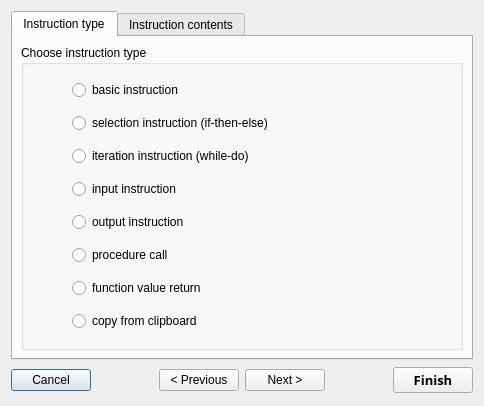
<?xml version="1.0" encoding="UTF-8"?>
<ui version="4.0">
 <author>Aleksander Wojdyga</author>
 <class>InstructionWizardDialog</class>
 <widget class="QDialog" name="InstructionWizardDialog">
  <property name="geometry">
   <rect>
    <x>0</x>
    <y>0</y>
    <width>484</width>
    <height>406</height>
   </rect>
  </property>
  <property name="windowTitle">
   <string>Create instruction</string>
  </property>
  <layout class="QVBoxLayout">
   <item>
    <widget class="QTabWidget" name="tabWidget">
     <property name="currentIndex">
      <number>0</number>
     </property>
     <widget class="QWidget" name="tabType">
      <attribute name="title">
       <string>Instruction type</string>
      </attribute>
      <layout class="QHBoxLayout">
       <property name="spacing">
        <number>6</number>
       </property>
       <property name="margin">
        <number>8</number>
       </property>
       <item>
        <widget class="QGroupBox" name="groupBox_2">
         <property name="title">
          <string>Choose instruction type</string>
         </property>
         <property name="alignment">
          <set>Qt::AlignTop</set>
         </property>
         <layout class="QHBoxLayout">
          <property name="spacing">
           <number>6</number>
          </property>
          <property name="margin">
           <number>8</number>
          </property>
          <item>
           <spacer>
            <property name="orientation">
             <enum>Qt::Horizontal</enum>
            </property>
            <property name="sizeType">
             <enum>QSizePolicy::Fixed</enum>
            </property>
            <property name="sizeHint" stdset="0">
             <size>
              <width>40</width>
              <height>20</height>
             </size>
            </property>
           </spacer>
          </item>
          <item>
           <layout class="QVBoxLayout">
            <property name="spacing">
             <number>6</number>
            </property>
            <property name="margin">
             <number>0</number>
            </property>
            <item>
             <widget class="QRadioButton" name="basicButton">
              <property name="text">
               <string>basic instruction</string>
              </property>
             </widget>
            </item>
            <item>
             <widget class="QRadioButton" name="selectionButton">
              <property name="text">
               <string>selection instruction (if-then-else)</string>
              </property>
             </widget>
            </item>
            <item>
             <widget class="QRadioButton" name="iterationButton">
              <property name="text">
               <string>iteration instruction (while-do)</string>
              </property>
             </widget>
            </item>
            <item>
             <widget class="QRadioButton" name="inputButton">
              <property name="text">
               <string>input instruction</string>
              </property>
             </widget>
            </item>
            <item>
             <widget class="QRadioButton" name="outputButton">
              <property name="text">
               <string>output instruction</string>
              </property>
             </widget>
            </item>
            <item>
             <widget class="QRadioButton" name="callButton">
              <property name="text">
               <string>procedure call</string>
              </property>
             </widget>
            </item>
            <item>
             <widget class="QRadioButton" name="returnButton">
              <property name="text">
               <string>function value return</string>
              </property>
             </widget>
            </item>
            <item>
             <widget class="QRadioButton" name="clipboardButton">
              <property name="enabled">
               <bool>true</bool>
              </property>
              <property name="text">
               <string>copy from clipboard</string>
              </property>
              <property name="checkable">
               <bool>true</bool>
              </property>
             </widget>
            </item>
           </layout>
          </item>
         </layout>
        </widget>
       </item>
      </layout>
     </widget>
     <widget class="QWidget" name="tabContents">
      <attribute name="title">
       <string>Instruction contents</string>
      </attribute>
      <layout class="QVBoxLayout">
       <property name="spacing">
        <number>6</number>
       </property>
       <property name="margin">
        <number>8</number>
       </property>
       <item>
        <widget class="QFrame" name="contentsFrame">
         <property name="frameShape">
          <enum>QFrame::StyledPanel</enum>
         </property>
         <property name="frameShadow">
          <enum>QFrame::Raised</enum>
         </property>
         <layout class="QVBoxLayout">
          <property name="spacing">
           <number>6</number>
          </property>
          <property name="margin">
           <number>8</number>
          </property>
          <item>
           <spacer>
            <property name="orientation">
             <enum>Qt::Vertical</enum>
            </property>
            <property name="sizeHint" stdset="0">
             <size>
              <width>20</width>
              <height>1</height>
             </size>
            </property>
           </spacer>
          </item>
         </layout>
        </widget>
       </item>
      </layout>
     </widget>
    </widget>
   </item>
   <item>
    <layout class="QHBoxLayout">
     <item>
      <widget class="QPushButton" name="cancelPB">
       <property name="text">
        <string>Cancel</string>
       </property>
      </widget>
     </item>
     <item>
      <spacer>
       <property name="orientation">
        <enum>Qt::Horizontal</enum>
       </property>
       <property name="sizeHint" stdset="0">
        <size>
         <width>40</width>
         <height>20</height>
        </size>
       </property>
      </spacer>
     </item>
     <item>
      <widget class="QPushButton" name="prevButton">
       <property name="text">
        <string>&lt; Previous</string>
       </property>
      </widget>
     </item>
     <item>
      <widget class="QPushButton" name="nextButton">
       <property name="text">
        <string>Next &gt;</string>
       </property>
      </widget>
     </item>
     <item>
      <spacer>
       <property name="orientation">
        <enum>Qt::Horizontal</enum>
       </property>
       <property name="sizeHint" stdset="0">
        <size>
         <width>21</width>
         <height>29</height>
        </size>
       </property>
      </spacer>
     </item>
     <item>
      <widget class="QPushButton" name="finishButton">
       <property name="font">
        <font>
         <family>Lucida Sans</family>
         <pointsize>10</pointsize>
         <weight>75</weight>
         <italic>false</italic>
         <bold>true</bold>
         <underline>false</underline>
         <strikeout>false</strikeout>
        </font>
       </property>
       <property name="text">
        <string>Finish</string>
       </property>
      </widget>
     </item>
    </layout>
   </item>
  </layout>
 </widget>
 <resources/>
 <connections>
  <connection>
   <sender>cancelPB</sender>
   <signal>clicked()</signal>
   <receiver>InstructionWizardDialog</receiver>
   <slot>reject()</slot>
   <hints>
    <hint type="sourcelabel">
     <x>132</x>
     <y>381</y>
    </hint>
    <hint type="destinationlabel">
     <x>241</x>
     <y>202</y>
    </hint>
   </hints>
  </connection>
  <connection>
   <sender>finishButton</sender>
   <signal>clicked()</signal>
   <receiver>InstructionWizardDialog</receiver>
   <slot>accept()</slot>
   <hints>
    <hint type="sourcelabel">
     <x>436</x>
     <y>381</y>
    </hint>
    <hint type="destinationlabel">
     <x>241</x>
     <y>202</y>
    </hint>
   </hints>
  </connection>
 </connections>
</ui>
